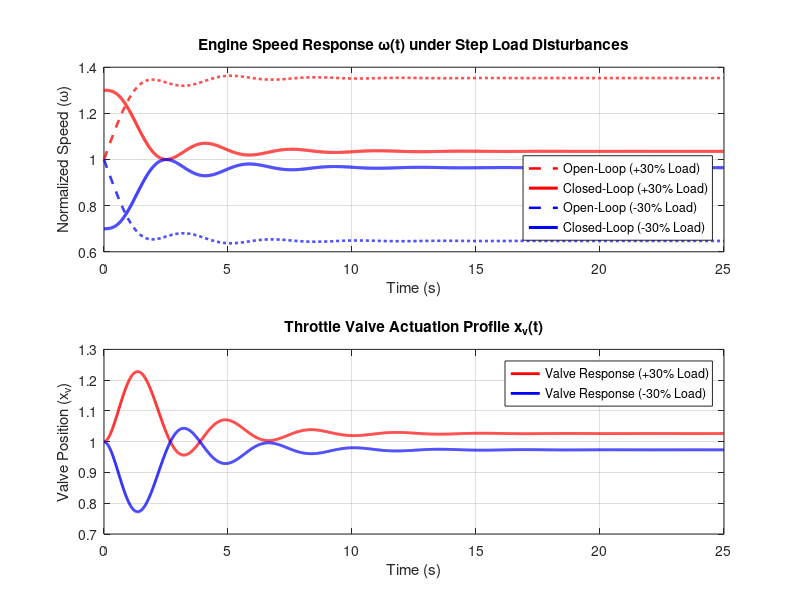

Recreate this plot in MATLAB.
% =========================================================================
% PRCMG Governor Simulation Script (MATLAB Version)
% Description: Simulates Open-Loop vs Closed-Loop (PRCMG) transient responses 
%              under +30% and -30% step load disturbances for engine speed 
%              omega(t) and throttle valve position xv(t).
% =========================================================================

clear; clc; close all;

%% 1. System Parameters (Normalized Values)
J   = 1.0;   % Engine rotational inertia
B   = 0.1;   % Engine viscous friction
Meq = 0.5;   % Equivalent linkage mass
cd  = 0.8;   % Dashpot damping coefficient
Ks  = 2.0;   % Reference spring stiffness
Kw  = 1.5;   % Centrifugal control gain

%% 2. Transfer Function Definitions
s = tf('s');
Gp = 1 / (J * s + B);
Gv = Kw / (Meq * s^2 + cd * s + Ks); 

Gol = Gv * Gp;                       
Gcl_ref = feedback(Gol, 1);          
G_dist  = feedback(Gp, Gv);          

%% 3. Time Vector & Disturbance Inputs
t = 0:0.01:25; 

delta_inc = 0.3; 
delta_dec = -0.3;

%% 4. Response Calculations (Step responses)
[omega_ol_inc, t_out] = step(delta_inc * G_dist, t);
[omega_ol_dec, ~]     = step(delta_dec * G_dist, t);

[omega_cl_inc, ~]     = step(delta_inc * feedback(1, Gol), t);
[omega_cl_dec, ~]     = step(delta_dec * feedback(1, Gol), t);

[xv_cl_inc, ~]        = step(delta_inc * (Gv / (1 + Gol)), t);
[xv_cl_dec, ~]        = step(delta_dec * (Gv / (1 + Gol)), t);

%% 5. Plotting Results
figure('Color', 'w', 'Position', [100, 100, 900, 650]);

% Subplot 1: Engine Speed Response
subplot(2, 1, 1);
plot(t_out, omega_ol_inc + 1, '--r', 'LineWidth', 1.8); hold on;
plot(t_out, omega_cl_inc + 1, '-r',  'LineWidth', 2.2);
plot(t_out, omega_ol_dec + 1, '--b', 'LineWidth', 1.8);
plot(t_out, omega_cl_dec + 1, '-b',  'LineWidth', 2.2);
grid on;
title('Engine Speed Response \omega(t) under Step Load Disturbances');
xlabel('Time (s)');
ylabel('Normalized Speed (\omega)');
legend('Open-Loop (+30% Load)', 'Closed-Loop (+30% Load)', ...
       'Open-Loop (-30% Load)', 'Closed-Loop (-30% Load)', 'Location', 'southeast');
xlim([0, 25]);
hold off;

% Subplot 2: Throttle Valve Actuation Profile
subplot(2, 1, 2);
plot(t_out, xv_cl_inc + 1, '-r', 'LineWidth', 2.0); hold on;
plot(t_out, xv_cl_dec + 1, '-b', 'LineWidth', 2.0);
grid on;
title('Throttle Valve Actuation Profile x_v(t)');
xlabel('Time (s)');
ylabel('Valve Position (x_v)');
legend('Valve Response (+30% Load)', 'Valve Response (-30% Load)', 'Location', 'northeast');
xlim([0, 25]);
hold off;

%% 6. Save Figure
saveas(gcf, 'simulation_plots.png');
disp('Simulation executed successfully. Plot saved as simulation_plots.png');
